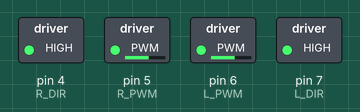
Recording of a sketch running on a simulated Arduino Uno, built with avr-gcc and run on an emulated ATmega328P. On the bench: switched loads named in the sketch (green lamp = pin HIGH). At 1.5 s the program stops and its outputs stay as they are.

Above: at 0.1 s.
At 1.6 s:
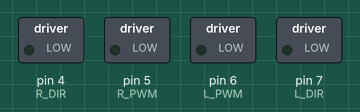
Timing chart, 0 to 3.0 s (numbered marks = the images above):
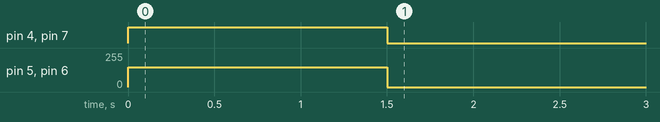

Measured:
- by itself, pin 4 (R_DIR), pin 7 (L_DIR): LOW → HIGH at 0.00 s, → LOW 1.5 s later
- by itself, pin 5 (R_PWM), pin 6 (L_PWM): 0/255 → 150/255 at 0.00 s, → 0/255 1.5 s later

The sketch:

lesson-01-movement.ino
```cpp
// УРОК 1: питание и движение
// Iskra Uno + Motor Shield: у каждого мотора пин направления (HIGH / LOW) и пин скорости (ШИМ 0-255)

#define L_DIR 7   // левый мотор — канал M2
#define L_PWM 6
#define R_DIR 4   // правый мотор — канал M1
#define R_PWM 5

void setup() {
  pinMode(L_DIR, OUTPUT);  // все пины управляют нагрузкой — режим OUTPUT
  pinMode(L_PWM, OUTPUT);
  pinMode(R_DIR, OUTPUT);
  pinMode(R_PWM, OUTPUT);
}

// left, right — скорость от -255 до 255, знак задает направление вращения
void motors(int16_t left, int16_t right) {
  left = constrain(left, -255, 255);    // ШИМ не бывает больше 255
  right = constrain(right, -255, 255);
  digitalWrite(L_DIR, left > 0);        // TODO 1: робот крутится на месте — исправьте направление левого мотора
  digitalWrite(R_DIR, right > 0);       // направление: true — HIGH, false — LOW
  analogWrite(L_PWM, abs(left));        // скорость — модуль числа
  analogWrite(R_PWM, abs(right));
}

void loop() {
  // TODO 1: оба колеса должны крутиться вперед
  motors(150, 150);
  delay(1500);

  // TODO 2: подберите скорости левого и правого мотора, чтобы робот ехал прямо
  // TODO 3: разворот на месте на 90 градусов — колеса крутятся в разные стороны, время подберите
  // TODO 4 (дополнительно): квадрат — четыре раза «прямо + поворот на 90 градусов», используйте цикл for

  motors(0, 0);
  while (true) {}  // стоп навсегда: loop() больше не повторится
}
```
